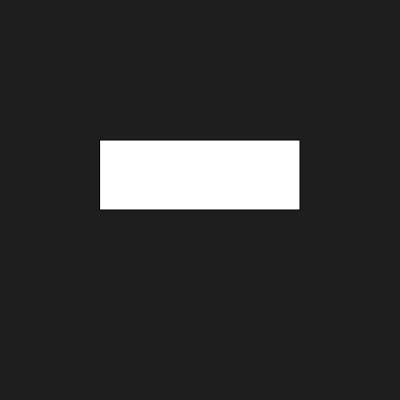
Frame 1 (no input)
Frame 60 (no input): identical to frame 1, image omitted
Frame 120 (the mouse pressed at the canvas centre since frame 60): identical to frame 1, image omitted

The p5.js sketch that drew this single still picture (run headless with seeded random() and noise() and a simulated clock; from frame 60 on, the mouse is pressed at the canvas centre):

// p5.js sketch
// ── sketch.js

function setup() {
  createCanvas(400,400);
}

function draw() 
{
  background(30);
rect(100,140,200,70)
}
